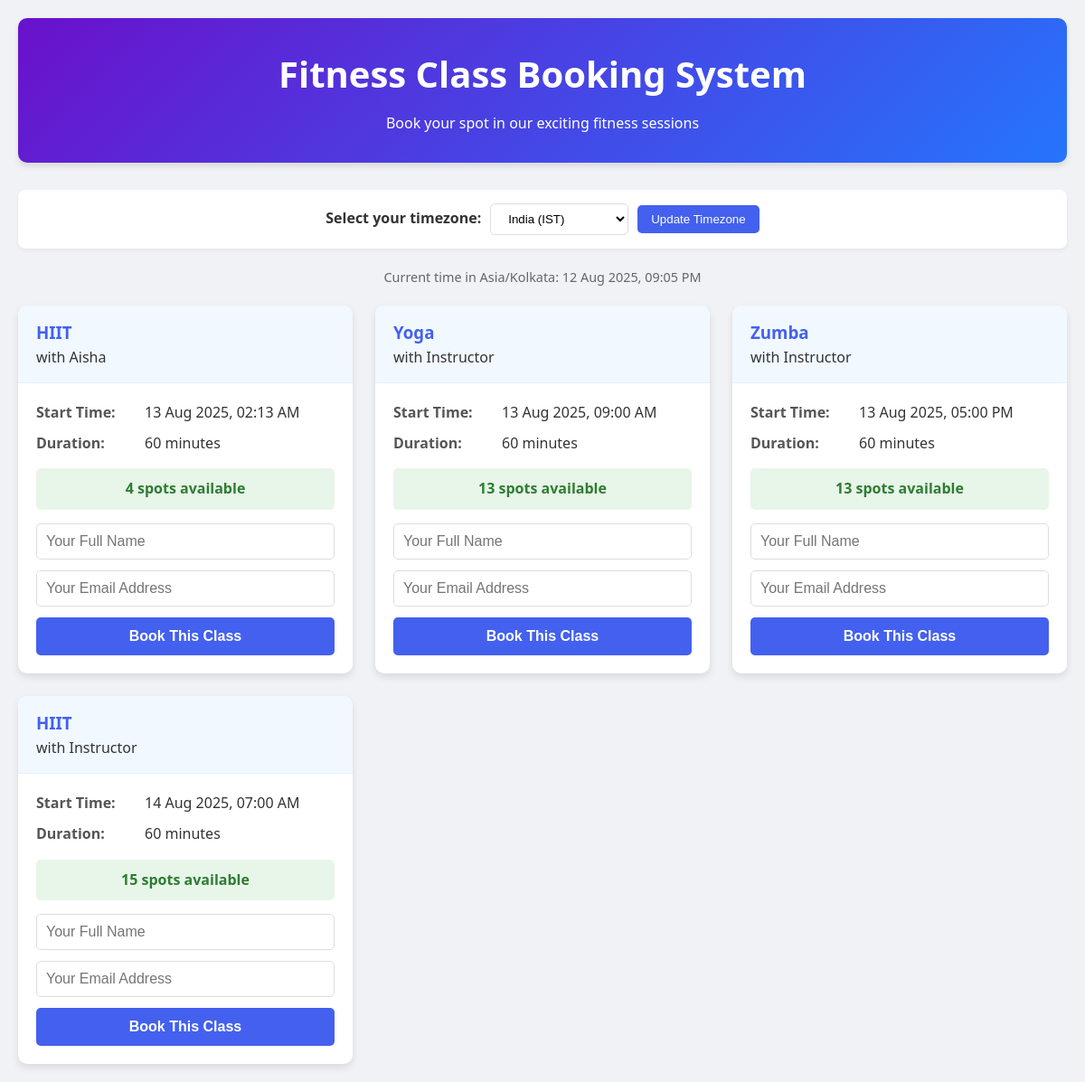
The page / on the database its author committed.
### tables this page shows
CREATE TABLE classes (
    id INTEGER PRIMARY KEY AUTOINCREMENT,
    name TEXT NOT NULL,
    instructor TEXT NOT NULL,
    start_utc TEXT NOT NULL,
    capacity INTEGER NOT NULL
);

### main.py (the view)
@app.get("/", response_class=HTMLResponse)
def home(request: Request, tz: str = "Asia/Kolkata", message: str = None, status: str = None):
    try:
        target_tz = pytz.timezone(tz)
    except pytz.UnknownTimeZoneError:
        tz = "Asia/Kolkata"
        target_tz = pytz.timezone(tz)
    now_utc = datetime.now(pytz.UTC)
    classes_data = []
    for r in list_classes():
        class_start_utc = datetime.fromisoformat(r["start_utc"].replace('Z', '+00:00'))
        if class_start_utc < now_utc:
            continue
        local_start = class_start_utc.astimezone(target_tz)
        bookings = [b for b in _load_bookings() if b["class_id"] == r["id"]]
        available = max(0, r["capacity"] - len(bookings))
        classes_data.append({
            "id": r["id"],
            "name": r["name"],
            "instructor": r["instructor"],
            "start": local_start.strftime("%d %b %Y, %I:%M %p"),
            "available": available
        })
    classes_data.sort(key=lambda x: datetime.strptime(x["start"], "%d %b %Y, %I:%M %p"))
    return templates.TemplateResponse(
    "classes.html",
    {
        "request": request,
        "classes": classes_data,
        "current_tz": tz,
        "message": message,
        "status": status,
        "now": datetime.now(target_tz).strftime("%d %b %Y, %I:%M %p")
    }
)

### templates/classes.html (shortened to what this page needs)
<!DOCTYPE html>
<html lang="en">
<head>
</head>
<body>
    <div class="container">
        <header>
            <h1>Fitness Class Booking System</h1>
            <p>Book your spot in our exciting fitness sessions</p>
        </header>
        <div class="timezone-selector">
            <label for="timezone">Select your timezone:</label>
            <select id="timezone" name="timezone">
                <option value="Asia/Kolkata" {% if current_tz == "Asia/Kolkata" %}selected{% endif %}>India (IST)</option>
            </select>
            <button onclick="updateTimezone()">Update Timezone</button>
        </div>
        <div class="current-time">
            Current time in {{ current_tz }}: {{ now }}
        </div>
        {% if classes %}
        <div class="cards-container">
            {% for c in classes %}
            <div class="class-card">
                <div class="class-header">
                    <h3>{{ c.name }}</h3>
                    <p>with {{ c.instructor }}</p>
                </div>
                <div class="class-body">
                    <div class="class-info">
                        <div>
                            <strong>Start Time:</strong>
                            <span>{{ c.start }}</span>
                        </div>
                        <div>
                            <strong>Duration:</strong>
                            <span>60 minutes</span>
                        </div>
                    </div>
                    <div class="availability {% if c.available > 0 %}available{% else %}full{% endif %}">
                        {% if c.available > 0 %}
                            {{ c.available }} spot{{ 's' if c.available > 1 }} available
                        {% else %}
                            Class is fully booked
                        {% endif %}
                    </div>
                    {% if c.available > 0 %}
                    <form class="booking-form">
                        <input type="text" name="name" placeholder="Your Full Name" required>
                        <input type="email" name="email" placeholder="Your Email Address" required>
                        <button type="submit">Book This Class</button>
                    </form>
                    {% else %}
                    <p style="text-align:center; color:#999;">This class is currently full. Please check back later.</p>
                    {% endif %}
                </div>
            </div>
            {% endfor %}
        </div>
        {% else %}
        <p style="text-align:center; font-size: 18px; color: #666;">No upcoming classes available at this time.</p>
        <p style="text-align:center; color: #999;">Please check back later for new class schedules.</p>
        {% endif %}
    </div>
</body>
</html>

### templates/classes.html (style rules this page uses)
:root { --primary: #4361ee; --secondary: #3f37c9; --success: #4cc9f0; --danger: #f72585; --warning: #f8961e; --light: #f8f9fa; --dark: #212529; }
* { box-sizing: border-box; margin: 0; padding: 0; }
body { font-family: 'Segoe UI', Tahoma, Geneva, Verdana, sans-serif; background-color: #f0f2f5; color: #333; line-height: 1.6; }
.container { max-width: 1200px; margin: auto; padding: 20px; }
header { text-align: center; margin-bottom: 30px; padding: 30px 20px; background: linear-gradient(135deg, #6a11cb 0%, #2575fc 100%); color: white; border-radius: 10px; box-shadow: 0 4px 6px rgba(0,0,0,0.1); }
header h1 { font-size: 2.5rem; margin-bottom: 10px; }
.timezone-selector { display: flex; justify-content: center; gap: 10px; margin-bottom: 20px; align-items: center; background-color: white; padding: 15px; border-radius: 8px; box-shadow: 0 2px 4px rgba(0,0,0,0.05); }
.timezone-selector label { font-weight: bold; }
.timezone-selector select { padding: 8px 15px; border-radius: 5px; border: 1px solid #ddd; background-color: white; }
.timezone-selector button { padding: 8px 15px; background-color: var(--primary); color: white; border: none; border-radius: 5px; cursor: pointer; transition: background-color 0.3s; }
.current-time { text-align: center; margin: 10px 0; font-size: 0.9rem; color: #666; }
.cards-container { display: grid; grid-template-columns: repeat(auto-fill, minmax(350px, 1fr)); gap: 25px; margin-top: 20px; }
.class-card { background: white; border-radius: 10px; overflow: hidden; box-shadow: 0 4px 8px rgba(0,0,0,0.1); transition: transform 0.3s ease, box-shadow 0.3s ease; }
.class-header { padding: 15px 20px; background-color: #f1f8ff; border-bottom: 1px solid #e3f2fd; }
.class-header h3 { margin: 0; color: var(--primary); }
.class-body { padding: 20px; }
.class-info { margin-bottom: 15px; }
.class-info div { margin-bottom: 8px; display: flex; }
.class-info strong { width: 120px; color: #555; }
.booking-form { display: flex; flex-direction: column; gap: 12px; }
.booking-form input { padding: 10px; border: 1px solid #ddd; border-radius: 5px; font-size: 16px; }
.booking-form button { padding: 12px; background-color: var(--primary); color: white; border: none; border-radius: 5px; font-weight: bold; font-size: 16px; transition: background-color 0.3s; }
.availability { font-weight: bold; padding: 10px; text-align: center; border-radius: 5px; margin-bottom: 15px; }
.available { background-color: #e8f5e9; color: #2e7d32; }

### rows shown on the page
classes: name "HIIT", instructor "Aisha", start "13 Aug 2025, 02:13 AM", available "4", available "s"
classes: name "Yoga", instructor "Instructor", start "13 Aug 2025, 09:00 AM", available "13", available "s"
classes: name "Zumba", instructor "Instructor", start "13 Aug 2025, 05:00 PM", available "13", available "s"
classes: name "HIIT", instructor "Instructor", start "14 Aug 2025, 07:00 AM", available "15", available "s"

### other values the page prints
{{ current_tz }} "Asia/Kolkata"
{{ now }} "12 Aug 2025, 09:05 PM"
